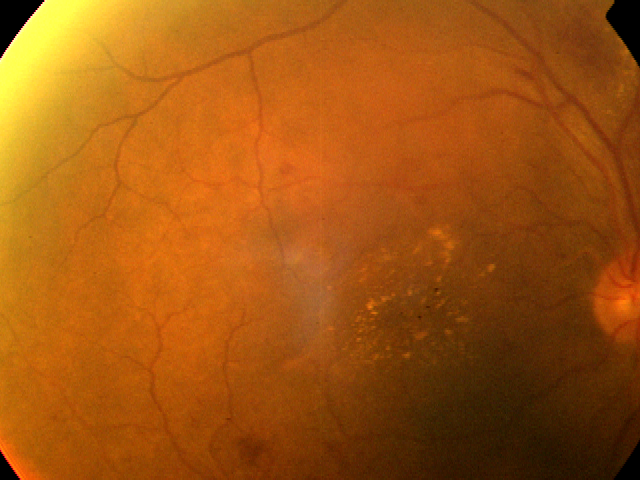
#> input picture aptos final/test_images/0005cfc8afb6 (1).png, 640 x 480 px; its folder holds only this picture in this run
$ python test_real_aptos.py --image '../test_images/0005cfc8afb6 (1).png'   (older library calls are emulated)
#> lines starting #> are read from the running program, lines starting #| are printed output that depends on the picture; after the words box and inside, x2 and y2 are one past the last pixel; in counts of white or black regions, pixels touching at a corner belong together
### aptos final/image_quality/utils.py
"""Image loading, validation, and retinal-region utilities."""

from pathlib import Path
from typing import Union

import cv2
import numpy as np

ImageInput = Union[str, Path, np.ndarray]


def load_image(image: ImageInput) -> np.ndarray:
    """Load an image as a BGR uint8 array, or validate an array input."""
    if isinstance(image, (str, Path)):
        loaded = cv2.imread(str(image), cv2.IMREAD_COLOR)
        if loaded is None:
            raise ValueError(f"Unable to read image: {image}")
        return loaded
    if not isinstance(image, np.ndarray) or image.size == 0:
        raise ValueError("image must be a non-empty path or NumPy array")
    if image.ndim == 2:
        image = cv2.cvtColor(image, cv2.COLOR_GRAY2BGR)
    if image.ndim != 3 or image.shape[2] not in (3, 4):
        raise ValueError("image must have shape (height, width, 3) or (height, width, 4)")
    if image.shape[2] == 4:
        image = image[:, :, :3]
    if image.dtype != np.uint8:
        image = cv2.normalize(image, None, 0, 255, cv2.NORM_MINMAX).astype(np.uint8)
    return image.copy()


def retinal_mask(image: np.ndarray, config) -> np.ndarray:
    """Return the largest plausible non-black fundus region."""
    gray = cv2.cvtColor(image, cv2.COLOR_BGR2GRAY)
    mask = (gray > config.background_gray_threshold).astype(np.uint8) * 255
    kernel_size = max(3, min(image.shape[:2]) // 100 * 2 + 1)
    kernel = cv2.getStructuringElement(cv2.MORPH_ELLIPSE, (kernel_size, kernel_size))
    mask = cv2.morphologyEx(mask, cv2.MORPH_CLOSE, kernel)
    mask = cv2.morphologyEx(mask, cv2.MORPH_OPEN, kernel)
    components, labels, stats, _ = cv2.connectedComponentsWithStats(mask, 8)
    if components <= 1:
        return mask.astype(bool)
    largest = 1 + int(np.argmax(stats[1:, cv2.CC_STAT_AREA]))
    return labels == largest


# [4 lines left out: function masked_values, not called in this run]

### aptos final/image_quality/quality_assessment.py
"""Focus, illumination, field-of-view, and combined quality metrics."""

from dataclasses import asdict, dataclass
from enum import Enum

import cv2
import numpy as np

from .config import QualityConfig
from .utils import retinal_mask


class QualityStatus(str, Enum):
    ACCEPTABLE = "acceptable"
    BORDERLINE = "borderline"
    UNGRADABLE = "ungradable"


@dataclass(frozen=True)
class QualityAssessment:
    quality_score: float
    focus_score: float
    illumination_score: float
    field_of_view_score: float
    quality_status: QualityStatus
    focus_measure: float
    retinal_area_ratio: float
    underexposure: bool
    overexposure: bool
    uneven_illumination: bool
    insufficient_field_of_view: bool
    severely_cropped: bool

    def to_dict(self) -> dict:
        """Return JSON-friendly assessment values."""
        result = asdict(self)
        result["quality_status"] = self.quality_status.value
        return result


def _focus_score(image: np.ndarray, mask: np.ndarray, config: QualityConfig) -> tuple[float, float]:
    gray = cv2.cvtColor(image, cv2.COLOR_BGR2GRAY)
    laplacian = cv2.Laplacian(gray, cv2.CV_64F)
    values = laplacian[mask]
    measure = float(np.var(values)) if values.size else 0.0
    score = float(np.clip((measure - config.blur_laplacian_threshold) /
                          (config.sharp_laplacian_reference - config.blur_laplacian_threshold), 0.0, 1.0))
    return score, measure


def _illumination_score(image: np.ndarray, mask: np.ndarray, config: QualityConfig) -> tuple[float, bool, bool, bool]:
    gray = cv2.cvtColor(image, cv2.COLOR_BGR2GRAY)
    values = gray[mask].astype(np.float32)
    if values.size == 0:
        return 0.0, True, True, True
    mean = float(np.mean(values))
    under = mean < config.underexposure_mean_threshold or float(np.mean(values <= 5)) > config.clipped_pixel_ratio
    over = mean > config.overexposure_mean_threshold or float(np.mean(values >= 250)) > config.clipped_pixel_ratio
    blurred = cv2.GaussianBlur(gray, (0, 0), 9)
    regional_means = []
    row_bounds = np.linspace(0, gray.shape[0], 5, dtype=int)
    column_bounds = np.linspace(0, gray.shape[1], 5, dtype=int)
    for row_index in range(4):
        for column_index in range(4):
            row_start, row_end = row_bounds[row_index:row_index + 2]
            column_start, column_end = column_bounds[column_index:column_index + 2]
            region = blurred[row_start:row_end, column_start:column_end]
            region_mask = mask[row_start:row_end, column_start:column_end]
            if region_mask.any():
                regional_means.append(float(np.mean(region[region_mask])))
    regional_std = float(np.std(regional_means)) if regional_means else 0.0
    uneven = (float(np.std(values)) > config.illumination_std_threshold or
              regional_std > config.regional_illumination_std_threshold)
    penalty = float(under) * 0.42 + float(over) * 0.42 + float(uneven) * 0.28
    return float(np.clip(1.0 - penalty, 0.0, 1.0)), under, over, uneven


def _field_of_view_score(mask: np.ndarray, config: QualityConfig) -> tuple[float, float, bool, bool]:
    height, width = mask.shape
    area_ratio = float(np.mean(mask))
    if not np.any(mask):
        return 0.0, area_ratio, True, True
    ys, xs = np.where(mask)
    bbox_ratio = ((xs.max() - xs.min() + 1) / width) * ((ys.max() - ys.min() + 1) / height)
    touches = ((xs.min() == 0) + (ys.min() == 0) + (xs.max() == width - 1) + (ys.max() == height - 1))
    insufficient = area_ratio < config.min_retinal_area_ratio or bbox_ratio < config.min_retinal_bbox_ratio
    cropped = area_ratio < config.severe_crop_area_ratio or touches >= 2
    area_score = np.clip(area_ratio / config.min_retinal_area_ratio, 0.0, 1.0)
    bbox_score = np.clip(bbox_ratio / config.min_retinal_bbox_ratio, 0.0, 1.0)
    score = float(0.65 * area_score + 0.35 * bbox_score)
    return score, area_ratio, bool(insufficient), bool(cropped)


def assess_quality(image: np.ndarray, config: QualityConfig | None = None) -> QualityAssessment:
    """Assess a BGR image without changing it or applying model preprocessing."""
    config = config or QualityConfig()
    mask = retinal_mask(image, config)
    focus, measure = _focus_score(image, mask, config)
    illumination, under, over, uneven = _illumination_score(image, mask, config)
    field, area, insufficient, cropped = _field_of_view_score(mask, config)
    overall = float(np.clip(
        config.score_weight_focus * focus
        + config.score_weight_illumination * illumination
        + config.score_weight_field_of_view * field,
        0.0, 1.0
    ))
    if (cropped or area < config.severe_crop_area_ratio or under or over or
            (focus == 0.0 and illumination < 0.4)):
        status = QualityStatus.UNGRADABLE
    elif (overall >= config.acceptable_quality_score and not uneven and
          focus >= config.acceptable_focus_score and
          illumination >= config.acceptable_illumination_score and
          field >= config.acceptable_field_score):
        status = QualityStatus.ACCEPTABLE
    elif overall >= config.borderline_quality_score:
        status = QualityStatus.BORDERLINE
    else:
        status = QualityStatus.UNGRADABLE
    return QualityAssessment(overall, focus, illumination, field, status, measure, area,
                             under, over, uneven, insufficient, cropped)

### aptos final/image_quality/enhancement.py
"""Adaptive enhancement for borderline fundus images."""

import cv2
import numpy as np

from .config import QualityConfig
from .quality_assessment import QualityAssessment


def _illumination_normalization(image: np.ndarray, config: QualityConfig) -> np.ndarray:
    lab = cv2.cvtColor(image, cv2.COLOR_BGR2LAB)
    lightness = lab[:, :, 0].astype(np.float32)
    kernel = max(3, config.illumination_blur_kernel | 1)
    background = cv2.GaussianBlur(lightness, (kernel, kernel), 0)
    corrected = np.clip(lightness - background + np.mean(background), 0, 255).astype(np.uint8)
    lab[:, :, 0] = corrected
    return cv2.cvtColor(lab, cv2.COLOR_LAB2BGR)


def enhance_borderline(image: np.ndarray, assessment: QualityAssessment,
                       config: QualityConfig | None = None) -> tuple[np.ndarray, list[str]]:
    """Apply only the enhancements indicated by the assessment."""
    config = config or QualityConfig()
    enhanced = image.copy()
    used: list[str] = []
    if assessment.underexposure or assessment.overexposure or assessment.uneven_illumination:
        enhanced = _illumination_normalization(enhanced, config)
        used.append("illumination_normalization")
    if assessment.uneven_illumination:
        lab = cv2.cvtColor(enhanced, cv2.COLOR_BGR2LAB)
        clahe = cv2.createCLAHE(config.clahe_clip_limit, (config.clahe_tile_grid_size,
                                                           config.clahe_tile_grid_size))
        lab[:, :, 0] = clahe.apply(lab[:, :, 0])
        enhanced = cv2.cvtColor(lab, cv2.COLOR_LAB2BGR)
        used.append("clahe")
    if assessment.focus_score < config.acceptable_focus_score:
        enhanced = cv2.fastNlMeansDenoisingColored(enhanced, None, config.denoise_strength,
                                                    config.denoise_strength, 7, 21)
        used.append("denoising")
    return enhanced, used

### aptos final/image_quality/pipeline.py
"""Public quality-control pipeline."""

from dataclasses import dataclass, replace
from pathlib import Path
from typing import Optional

import cv2
import numpy as np

from .config import QualityConfig
from .enhancement import enhance_borderline
from .quality_assessment import QualityAssessment, QualityStatus, assess_quality
from .utils import ImageInput, load_image


@dataclass(frozen=True)
class QualityResult:
    assessment: QualityAssessment
    enhancement_applied: bool
    enhancements_used: tuple[str, ...]
    recapture_required: bool
    recapture_feedback: str
    processed_image: np.ndarray | None
    processed_image_path: str | None

    def to_dict(self) -> dict:
        """Return JSON-serializable metadata only.

        ``processed_image`` (a NumPy array) is intentionally excluded because
        it is not JSON-serializable. Consumers that need the array should
        access ``result.processed_image`` directly.
        """
        result = self.assessment.to_dict()
        result.update({
            "enhancement_applied": self.enhancement_applied,
            "enhancements_used": list(self.enhancements_used),
            "recapture_required": self.recapture_required,
            "recapture_feedback": self.recapture_feedback,
        })
        return result


# [15 lines left out: function _feedback, not called in this run]


class QualityPipeline:
    """Assess and, only for borderline images, enhance a fundus image."""

    def __init__(self, config: QualityConfig | None = None):
        self.config = config or QualityConfig()

    def run(self, image: ImageInput, output_path: Optional[str | Path] = None) -> QualityResult:
        original = load_image(image)
        assessment = assess_quality(original, self.config)
        controlled = original
        used: list[str] = []
        if (assessment.quality_status == QualityStatus.BORDERLINE and
                assessment.quality_score >= self.config.enhancement_quality_floor and
                assessment.field_of_view_score >= self.config.enhancement_min_field_score and
                assessment.illumination_score >= self.config.enhancement_min_illumination_score):
            controlled, used = enhance_borderline(original, assessment, self.config)
            enhanced_assessment = assess_quality(controlled, self.config)
            improved = (enhanced_assessment.quality_score >=
                        assessment.quality_score + self.config.enhancement_min_quality_gain)
            if enhanced_assessment.quality_status == QualityStatus.ACCEPTABLE or improved:
                assessment = enhanced_assessment
            elif (assessment.focus_score == 0.0 and
                  enhanced_assessment.focus_score == 0.0):
                assessment = replace(enhanced_assessment, quality_status=QualityStatus.UNGRADABLE)
            else:
                assessment = enhanced_assessment
        recapture = assessment.quality_status == QualityStatus.UNGRADABLE
        saved_path = None
        if output_path is not None:
            output_path = Path(output_path)
            output_path.parent.mkdir(parents=True, exist_ok=True)
            if not cv2.imwrite(str(output_path), controlled):
                raise ValueError(f"Unable to write processed image: {output_path}")
            saved_path = str(output_path)
        return QualityResult(assessment, bool(used), tuple(used), recapture,
                             _feedback(assessment) if recapture else "", controlled, saved_path)


def assess_image_quality(image: ImageInput, config: QualityConfig | None = None) -> QualityAssessment:
    """Assess an image input without enhancement."""
    return assess_quality(load_image(image), config)


def process_image(image: ImageInput, output_path: Optional[str | Path] = None,
                  config: QualityConfig | None = None) -> QualityResult:
    """Run assessment and adaptive borderline enhancement."""
    return QualityPipeline(config).run(image, output_path)

### aptos final/image_quality/test_real_aptos.py
"""Run the quality pipeline on real APTOS images from a directory.

By default the script looks for images in ``test_images/`` relative to the
project root. Pass ``--directory`` (or ``--image`` for a single file) to
override this behaviour.

Example::

    python -m image_quality.test_real_aptos
    python -m image_quality.test_real_aptos --directory /path/to/aptos_images
    python -m image_quality.test_real_aptos --image /path/to/single_image.png
"""

from __future__ import annotations

import argparse
import sys
from pathlib import Path

ROOT = Path(__file__).resolve().parent.parent
sys.path.insert(0, str(ROOT))

from image_quality.pipeline import process_image  # noqa: E402

IMAGE_EXTENSIONS = {".bmp", ".jpeg", ".jpg", ".png", ".tif", ".tiff"}


# [5 lines left out: function _iter_images, not called in this run]


def _print_result(image_path: Path, data: dict) -> None:
    print("\n" + "=" * 60)
    print("QUALITY RESULT")
    print("=" * 60)
    print(f"Image: {image_path}")
    print(f"Quality status: {data.get('quality_status')}")
    print(f"Overall quality score: {data.get('quality_score')}")
    print(f"Focus score: {data.get('focus_score')}")
    print(
        "Focus status:",
        "acceptable" if data.get("focus_score", 0.0) >= 0.52 else "needs attention",
    )
    print(f"Illumination score: {data.get('illumination_score')}")
    print(
        "Illumination status:",
        "needs attention" if (
            data.get("underexposure")
            or data.get("overexposure")
            or data.get("uneven_illumination")
        ) else "acceptable",
    )
    print(f"Field-of-view score: {data.get('field_of_view_score')}")
    print(
        "Field-of-view status:",
        "needs attention" if (
            data.get("insufficient_field_of_view")
            or data.get("severely_cropped")
        ) else "acceptable",
    )
    print(f"Enhancement applied: {data.get('enhancement_applied', False)}")
    print(f"Enhancements: {data.get('enhancements_used', [])}")
    print(f"Recapture required: {data.get('recapture_required', False)}")
    print(f"Recapture feedback: {data.get('recapture_feedback')}")
    print(f"Raw focus measure: {data.get('focus_measure')}")


def _process_single(image_path: Path) -> int:
    if not image_path.exists():
        raise FileNotFoundError(f"Image not found: {image_path}")
    result = process_image(str(image_path))
#> in load_image, loaded is the input picture: shape (480, 640, 3); mean B, G, R 16.1, 85.1, 161.1
#> in retinal_mask, `gray = cv2.cvtColor(image, cv2.COLOR_BGR2GRAY)`:
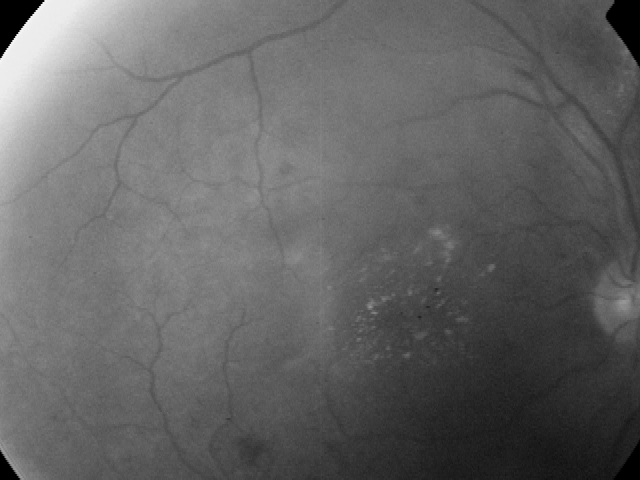
#> gray: shape (480, 640); min 0, max 249, mean 100
#> in retinal_mask, `mask = (gray > config.background_gray_threshold).astype(np.uint8) * 255`:
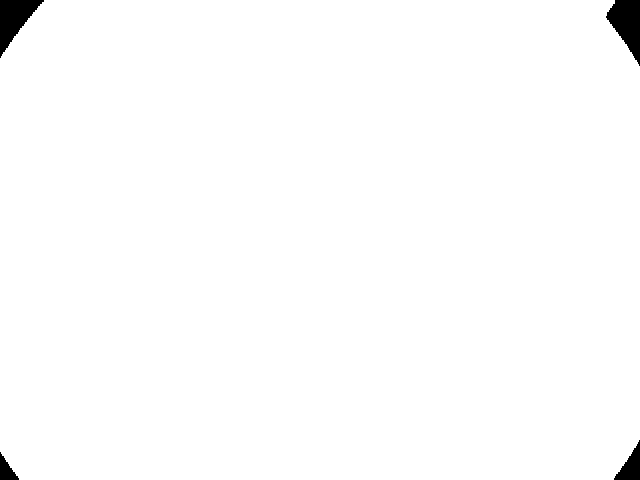
#> mask: shape (480, 640); 98.9% white; 4 black regions, box (x1, y1, x2, y2) and area: (606, 0, 640, 66) 1306, (0, 0, 44, 58) 1226, (614, 440, 640, 480) 522, (0, 452, 19, 480) 276
#> in retinal_mask, `components, labels, stats, _ = cv2.connectedComponentsWithStats(mask, 8)`: components = 2; stats = [[0, 0, 640, 480, 3288], [0, 0, 640, 480, 303912]]
#> in retinal_mask, `largest = 1 + int(np.argmax(stats[1:, cv2.CC_STAT_AREA]))`: largest = 1
#> in _focus_score, `laplacian = cv2.Laplacian(gray, cv2.CV_64F)`:
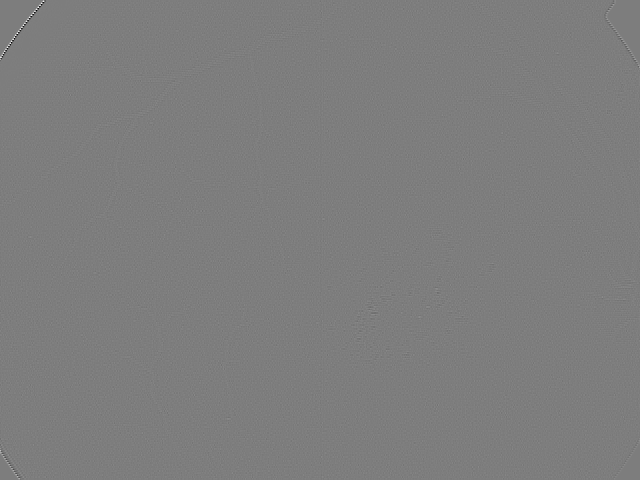
#> laplacian: shape (480, 640) float64; min -393, max 403, mean 0; drawn with min black and max white
#> in _focus_score, `measure = float(np.var(values)) if values.size else 0.0`: measure = 85.66
#> in _focus_score, `score = float(np.clip((measure - config.blur_laplacian_threshold) / (c..`: score = 0.349
#> in assess_quality, `focus, measure = _focus_score(image, mask, config)`: measure = 85.66
#> in _illumination_score, `mean = float(np.mean(values))`: mean = 101.1
#> in _illumination_score, `under = mean < config.underexposure_mean_threshold or float(np.mean(va..`: under = False
#> after the loop in _illumination_score, `for row_index in range(4):`: regional_means = [179.4, 124.5, 109.2, 86.33, 137.9, 128.4, 104.3, 82.01, 121.8, 116.1, 82.46, 67.21, 102.7, 83.9, 52.03, 36.26]
#> in _illumination_score, `regional_std = float(np.std(regional_means)) if regional_means else 0.0`: regional_std = 34
#> in _illumination_score, `uneven = (float(np.std(values)) > config.illumination_std_threshold or..`: uneven = True
#> in _illumination_score, `penalty = float(under) * 0.42 + float(over) * 0.42 + float(uneven) * 0..`: penalty = 0.28
#> in assess_quality, `illumination, under, over, uneven = _illumination_score(image, mask, c..`: illumination = 0.72; under = False; uneven = True
#> in _field_of_view_score, `area_ratio = float(np.mean(mask))`: area_ratio = 0.989
#> in _field_of_view_score, `bbox_ratio = ((xs.max() - xs.min() + 1) / width) * ((ys.max() - ys.min..`: bbox_ratio = 1
#> in _field_of_view_score, `touches = ((xs.min() == 0) + (ys.min() == 0) + (xs.max() == width - 1)..`: touches = True
#> in _field_of_view_score, `insufficient = area_ratio < config.min_retinal_area_ratio or bbox_rati..`: insufficient = False
#> in _field_of_view_score, `area_score = np.clip(area_ratio / config.min_retinal_area_ratio, 0.0, ..`: area_score = 1
#> in assess_quality, `field, area, insufficient, cropped = _field_of_view_score(mask, config)`: area = 0.989; insufficient = False
#> in assess_quality, `overall = float(np.clip( config.score_weight_focus * focus + config.sc..`: overall = 0.674
#> in _illumination_normalization, `background = cv2.GaussianBlur(lightness, (kernel, kernel), 0)`:
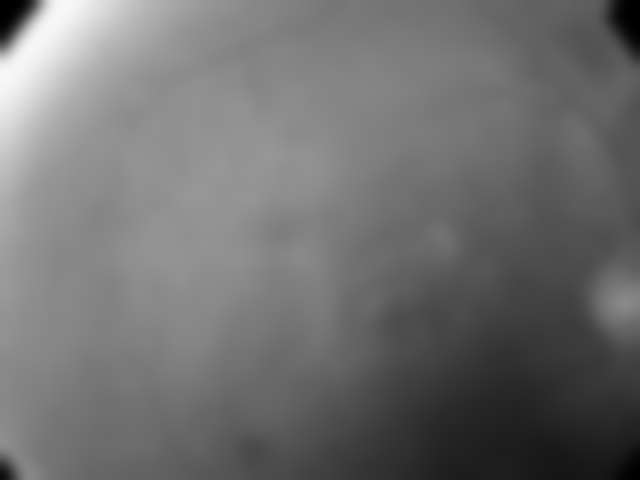
#> background: shape (480, 640) float32; min 0.0011, max 247.9, mean 112.6
#> in _illumination_normalization, `corrected = np.clip(lightness - background + np.mean(background), 0, 2..`:
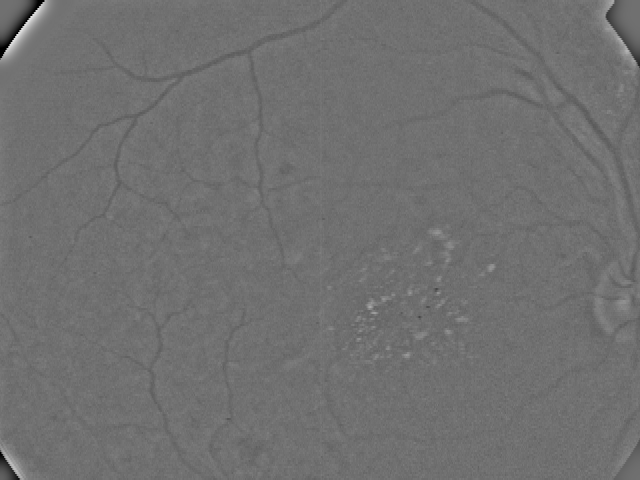
#> corrected: shape (480, 640); min 0, max 235, mean 112.1
#> (the rest of the program and of its run is left out)
